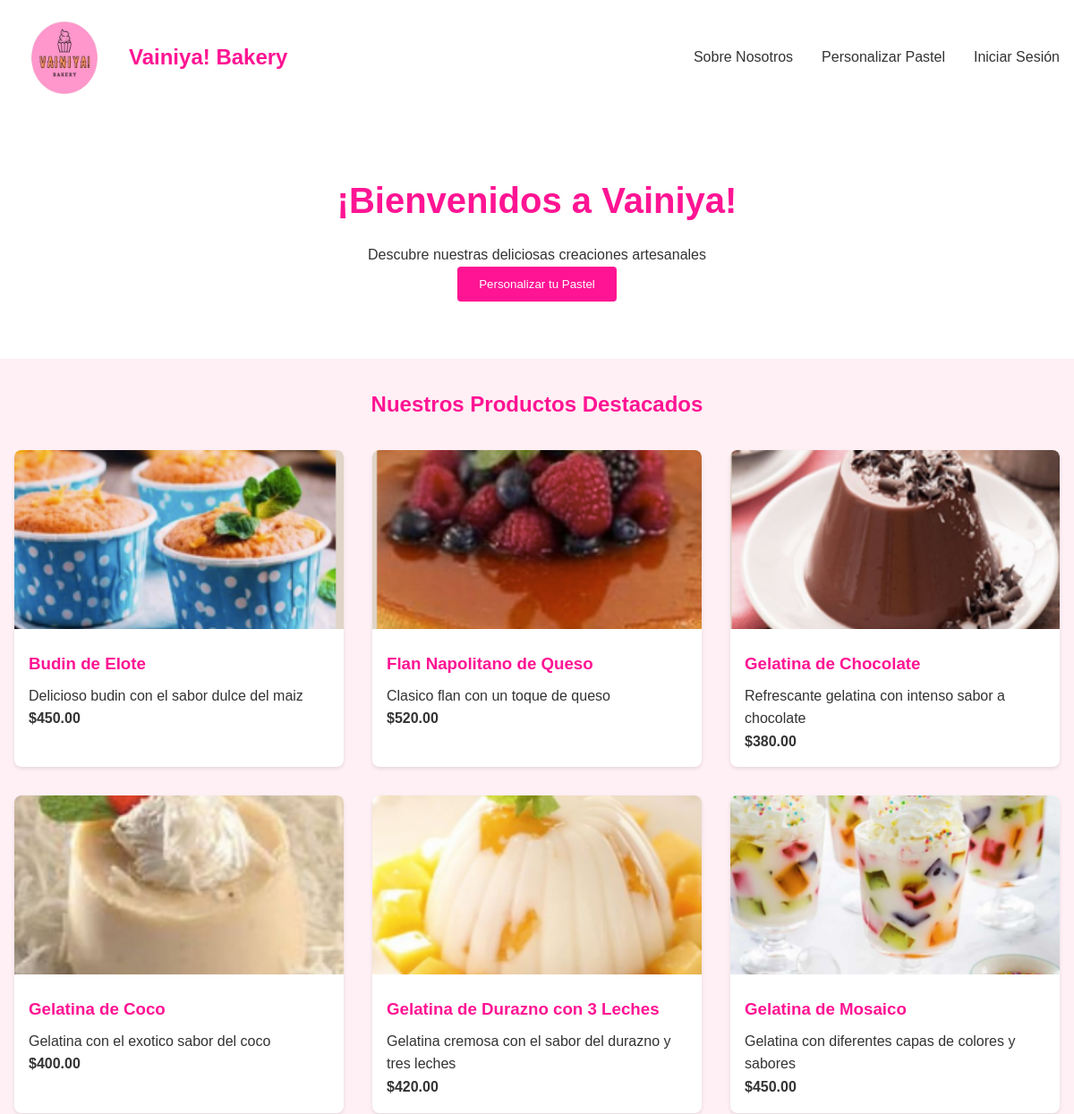
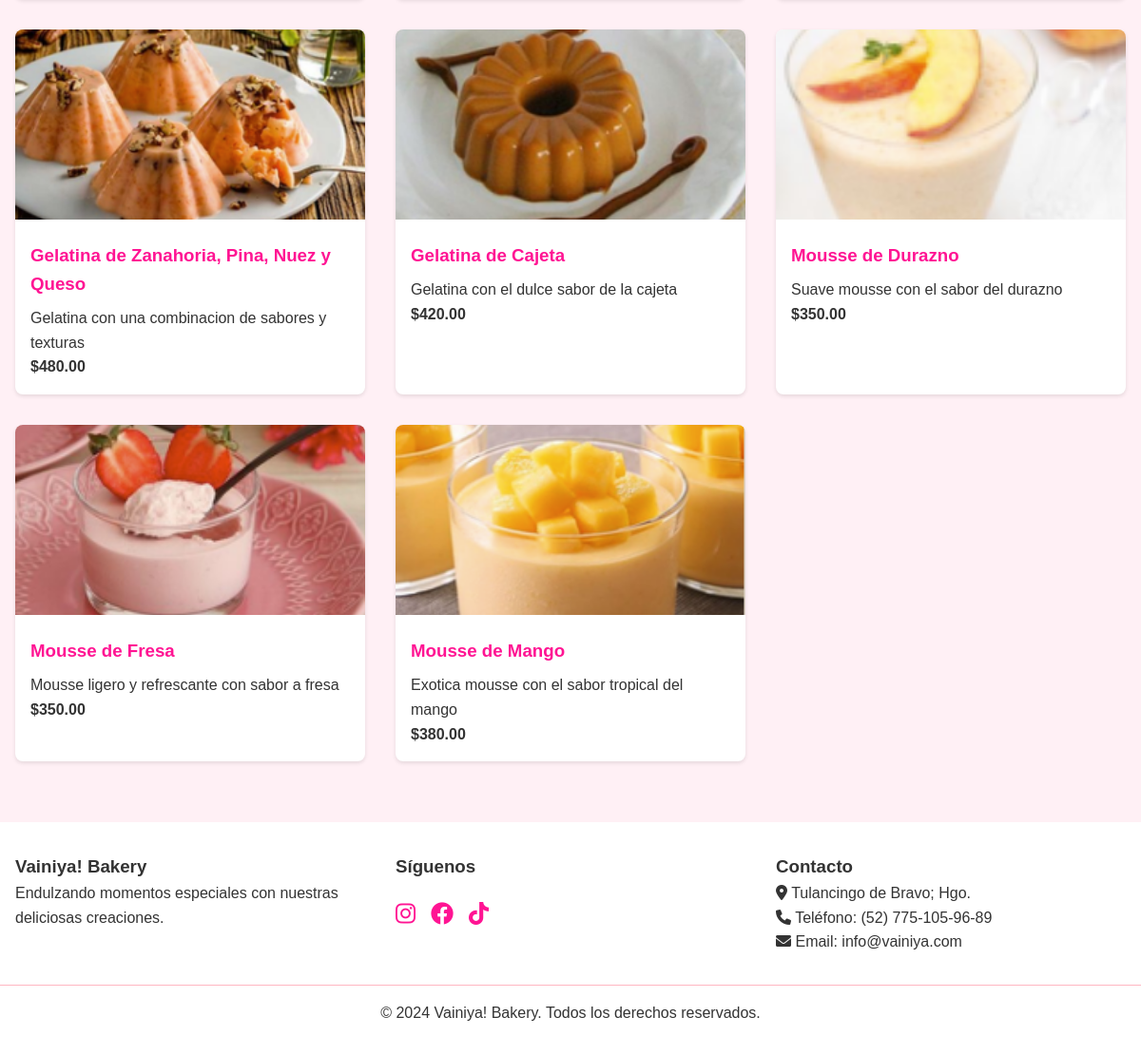
Page /app/index.php on the committed database (2 pictures, top to bottom).
### tables this page shows
CREATE TABLE productos (
    id INT AUTO_INCREMENT PRIMARY KEY,
    nombre VARCHAR(255) NOT NULL,
    descripcion TEXT NOT NULL,
    precio DECIMAL(10, 2) NOT NULL,
    imagen VARCHAR(255),
    categoria VARCHAR(100),
    fecha_creacion TIMESTAMP DEFAULT CURRENT_TIMESTAMP
);

### app/index.php (the view, shortened to what this page needs)
<?php
require "config.php";
$sql = "SELECT id, nombre, descripcion, precio, imagen FROM productos";
$result = $conn->query($sql);
?>
<!DOCTYPE html>
<html lang="es">
<head>
    <link rel="stylesheet" href="css/style.css">
    <link rel="stylesheet" href="https://cdnjs.cloudflare.com/ajax/libs/font-awesome/6.0.0/css/all.min.css">
</head>
<body>
<header>
    <nav>
        <div class="logo">
            <img class="logo_img" src="img/logo.png" alt="Vainiya! Bakery">
            <h1>Vainiya! Bakery</h1>
        </div>
        <ul id="nav-menu">
            <li><a href="#sobre-nosotros" class="nav-link">Sobre Nosotros</a></li>
            <li><a href="#" class="nav-link btn-login">Personalizar Pastel</a></li>
            <li class="logged-out btn-login"><a href="#" id="btn-login">Iniciar Sesión</a></li>
        </ul>
    </nav>
</header>
    <main>
        <section class="hero">
            <h2>¡Bienvenidos a Vainiya!</h2>
            <p>Descubre nuestras deliciosas creaciones artesanales</p>
            <button class="btn-primary btn-requiere-sesion">Personalizar tu Pastel</button>
        </section>
        <section class="productos">
        <h2>Nuestros Productos Destacados</h2>
        <div class="productos-grid">
            <?php
            if ($result->num_rows > 0) {
                while ($row = $result->fetch_assoc()) {
                    echo '<div class="producto-card">';
                    echo '<img src="' . $row["imagen"] . '" alt="' . $row["nombre"] . '">';
                    echo '<div class="producto-info">';
                    echo '<h3>' . $row["nombre"] . '</h3>';
                    echo '<p class="producto-descripcion">' . $row["descripcion"] . '</p>';
                    echo '<span class="producto-precio">$' . $row["precio"] . '</span>';
                    echo '</div>';
                    echo '</div>';
                }
            } else {
                echo "<p>No hay productos disponibles en este momento.</p>";
            }
            ?>
            </div>
        </section>
    </main>
    <footer>
        <div class="footer-content">
            <div class="footer-section">
                <h3>Vainiya! Bakery</h3>
                <p>Endulzando momentos especiales con nuestras deliciosas creaciones.</p>
            </div>
            <div class="footer-section">
                <h3>Síguenos</h3>
                <div class="social-links">
                    <a href="https://www.instagram.com/vainiyabakery/profilecard/?igsh=MW1keWZwcHM2dTlodw%3D%3D"><i class="fab fa-instagram"></i></a>
                    <a href="#"><i class="fab fa-facebook"></i></a>
                    <a href="https://www.tiktok.com/@vainiyabakery?_t=8k4gBw9kKnt&_r=1"><i class="fab fa-tiktok"></i></a>
                </div>
            </div>
            <div class="footer-section">
                <h3>Contacto</h3>
                <p><i class="fas fa-map-marker-alt"></i> Tulancingo de Bravo; Hgo.</p>
                <p><i class="fas fa-phone"></i> Teléfono: (52) 775-105-96-89</p>
                <p><i class="fas fa-envelope"></i> Email: info@vainiya.com</p>
            </div>
        </div>
        <div class="footer-bottom">
            <p>&copy; 2024 Vainiya! Bakery. Todos los derechos reservados.</p>
        </div>
    </footer>
</body>
</html>

### app/css/style.css (style rules this page uses)
:root { --primary-color: #FF1493; --secondary-color: #FFB6C1; --background-color: #FFF0F5; --text-color: #333; --white: #FFFFFF; }
* { margin: 0; padding: 0; box-sizing: border-box; }
body { font-family: Arial, sans-serif; background-color: var(--background-color); color: var(--text-color); line-height: 1.6; }
header { background-color: var(--white); box-shadow: 0 2px 4px rgba(0,0,0,0.1); }
nav { max-width: 1200px; margin: 0 auto; padding: 1rem; display: flex; justify-content: space-between; align-items: center; }
.logo { display: flex; align-items: center; gap: 1rem; }
.logo h1 { color: var(--primary-color); font-size: 1.5rem; }
nav ul { display: flex; gap: 2rem; list-style: none; }
nav a { color: var(--text-color); text-decoration: none; font-weight: 500; }
.hero { text-align: center; padding: 4rem 1rem; background-color: var(--white); }
.hero h2 { color: var(--primary-color); font-size: 2.5rem; margin-bottom: 1rem; }
.btn-primary { background-color: var(--primary-color); color: var(--white); padding: 0.75rem 1.5rem; border: none; border-radius: 4px; cursor: pointer; font-weight: 500; }
.productos { max-width: 1200px; margin: 2rem auto; padding: 0 1rem; }
.productos h2 { text-align: center; margin-bottom: 2rem; color: var(--primary-color); }
.productos-grid { display: grid; grid-template-columns: repeat(3, 1fr); gap: 2rem; }
.producto-card { background-color: var(--white); border-radius: 8px; overflow: hidden; box-shadow: 0 2px 4px rgba(0,0,0,0.1); }
.producto-card img { width: 100%; height: 200px; object-fit: cover; }
.producto-info { padding: 1rem; }
.producto-info h3 { color: var(--primary-color); margin-bottom: 0.5rem; }
.producto-precio { font-weight: bold; color: var(--text-color); margin: 0.5rem 0; }
footer { background-color: var(--white); padding: 2rem 0; margin-top: 4rem; }
.footer-content { max-width: 1200px; margin: 0 auto; padding: 0 1rem; display: grid; grid-template-columns: repeat(auto-fit, minmax(250px, 1fr)); gap: 2rem; }
.social-links { display: flex; gap: 1rem; margin-top: 1rem; }
.social-links a { color: var(--primary-color); font-size: 1.5rem; }
.footer-bottom { text-align: center; margin-top: 2rem; padding-top: 1rem; border-top: 1px solid var(--secondary-color); }
.logo_img { width: 7rem; height: 6rem; margin: 0 auto; }
.nav-link { cursor: pointer; }
a { text-decoration: none; }

### rows in the picture
productos: imagen (picture), nombre "Budin de Elote", descripcion "Delicioso budin con el sabor dulce del maiz", precio "450.00"
productos: imagen (picture), nombre "Flan Napolitano de Queso", descripcion "Clasico flan con un toque de queso", precio "520.00"
productos: imagen (picture), nombre "Gelatina de Chocolate", descripcion "Refrescante gelatina con intenso sabor a chocolate", precio "380.00"
productos: imagen (picture), nombre "Gelatina de Coco", descripcion "Gelatina con el exotico sabor del coco", precio "400.00"
productos: imagen (picture), nombre "Gelatina de Durazno con 3 Leches", descripcion "Gelatina cremosa con el sabor del durazno y tres leches", precio "420.00"
productos: imagen (picture), nombre "Gelatina de Mosaico", descripcion "Gelatina con diferentes capas de colores y sabores", precio "450.00"
productos: imagen (picture), nombre "Gelatina de Zanahoria, Pina, Nuez y Queso", descripcion "Gelatina con una combinacion de sabores y texturas", precio "480.00"
productos: imagen (picture), nombre "Gelatina de Cajeta", descripcion "Gelatina con el dulce sabor de la cajeta", precio "420.00"
productos: imagen (picture), nombre "Mousse de Durazno", descripcion "Suave mousse con el sabor del durazno", precio "350.00"
productos: imagen (picture), nombre "Mousse de Fresa", descripcion "Mousse ligero y refrescante con sabor a fresa", precio "350.00"
productos: imagen (picture), nombre "Mousse de Mango", descripcion "Exotica mousse con el sabor tropical del mango", precio "380.00"
